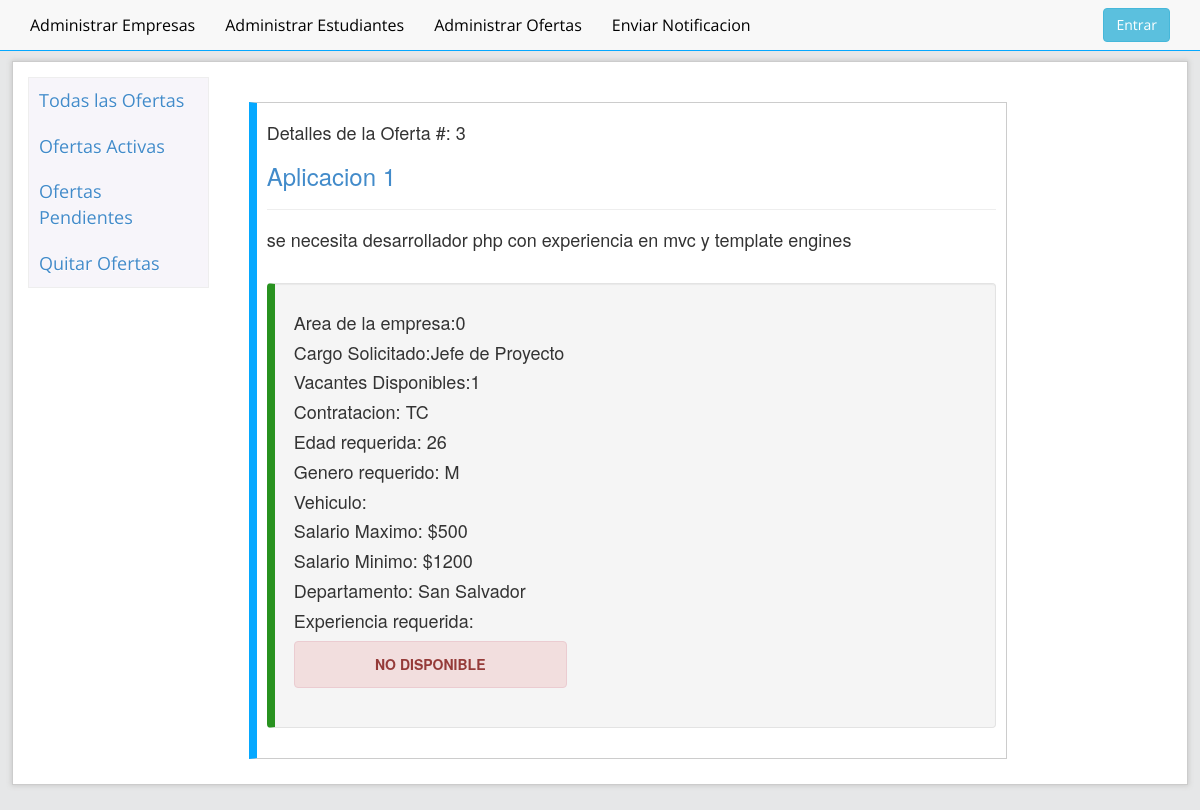
/admin/detallesOferta.php?id=3, run on the app's committed database.
### tables this page shows
CREATE TABLE `ofertas` (
  `cod_oferta` int(20) NOT NULL AUTO_INCREMENT,
  `cod_em` int(20) DEFAULT NULL,
  `titulo_of` varchar(120) DEFAULT NULL,
  `descripcion_of` varchar(250) DEFAULT NULL,
  `area_of` int(11) DEFAULT NULL,
  `cargo_of` varchar(20) DEFAULT NULL,
  `vacantes_of` int(11) DEFAULT NULL,
  `contratacion_of` varchar(20) DEFAULT NULL,
  `anoexp_ofetas` int(11) DEFAULT NULL,
  `edad` int(10) DEFAULT NULL,
  `genero_of` varchar(20) DEFAULT NULL,
  `vehiculo_ofetas` varchar(20) DEFAULT NULL,
  `salariomax_of` decimal(30,0) DEFAULT NULL,
  `salariomin_of` decimal(30,0) DEFAULT NULL,
  `departamento_of` varchar(20) DEFAULT NULL,
  `experiencia` varchar(20) DEFAULT NULL,
  `tituloen_of` varchar(20) DEFAULT NULL,
  `nivel_of` varchar(20) DEFAULT NULL,
  `disponible_of` int(1) DEFAULT '0',
  `aprovacion_of` int(1) DEFAULT '0',
  `fecha_of` datetime DEFAULT NULL,
  `fechaFin_of` datetime DEFAULT NULL,
  PRIMARY KEY (`cod_oferta`) USING BTREE,
  UNIQUE KEY `cod_oferta_UNIQUE` (`cod_oferta`)
);

### admin/detallesOferta.php (the view, shortened to what this page needs)
<!DOCTYPE html>
 <html class="no-js">
    <head>
        <link rel="stylesheet" href="../assets/css/bootstrap.css">
        <link rel="stylesheet" href="../assets/css/normalize.css">
        <link rel="stylesheet" href="../assets/css/contenido.css">
    </head>
    <body>
        <div id="header" class="navbar navbar-default navbar-static-top">
            <?php
            include_once 'menu-admin.php';
            ?>
        </div>
        <div id="contenedor" class="container">
            <div class="row">
                <div class="col-md-2">
                    <div class="lista-enlaces">
                        <ul id="myTab">
                            <li class="active"><a href="ofertas.php">Todas las Ofertas</a></li>
                            <li class=""><a href="ofertas.php?id=activas">Ofertas Activas</a></li>
                            <li class=""><a href="ofertas.php?id=pendientes">Ofertas Pendientes</a></li>
                            <li class=""><a href="#Quitar">Quitar Ofertas</a></li>
                        </ul>
                    </div>
                </div>
                <div class="col-md-10">
                    <div class="tab-content">
                        <div class="tab-pane active" id="plazas">
                            <?php
                            if (isset($_GET["id"])) {
                                $controlador = $_GET['id'];
                                $result = mysql_query("SELECT * FROM `ofertas` where cod_oferta=$controlador") or trigger_error(mysql_error());
                                while ($row = mysql_fetch_array($result)) {
                                    foreach ($row AS $key => $value) {
                                        $row[$key] = stripslashes($value);
                                    }
                                    ?>
                                    <div class="oferta-contenedor">
                                        <h4>Detalles de la Oferta #: <?php echo nl2br($row['cod_oferta']) ?></h4>
                                        <h3><a><?php echo nl2br($row['titulo_of']) ?></a></h3>
                                        <hr>
                                        <h4><?php echo nl2br($row['descripcion_of']) ?></h4><br>
                                        <div class="well">
                                            <h4>Area de la empresa:<?php echo nl2br($row['area_of']) ?></h4>
                                            <h4>Cargo Solicitado:<?php echo nl2br($row['cargo_of']) ?></h4>
                                            <h4>Vacantes Disponibles:<?php echo nl2br($row['vacantes_of']) ?></h4>
                                            <h4>Contratacion: <?php echo nl2br($row['contratacion_of']) ?></h4>
                                            <h4>Edad requerida: <?php echo nl2br($row['edad']) ?></h4>
                                            <h4>Genero requerido: <?php echo nl2br($row['genero_of']) ?></h4>
                                            <h4>Vehiculo: <?php echo nl2br($row['vehiculo_ofetas']) ?></h4>
                                            <h4>Salario Maximo: $<?php echo nl2br($row['salariomax_of']) ?></h4>
                                            <h4>Salario Minimo: $<?php echo nl2br($row['salariomin_of']) ?></h4>
                                            <h4>Departamento: <?php echo nl2br($row['departamento_of']) ?></h4>
                                            <h4>Experiencia requerida: <?php echo nl2br($row['experiencia_of']) ?></h4>
                                            <form action="">
                                                <?PHP
                                                if ($row['disponible_of'] == 1) {
                                                    echo " <h5 class='disponible'><div class='alert alert-success'><a class='alert-link'>DISPONIBLE</a></div></h5>";
                                                    echo "<input type='submit' class='btn btn-block btn-success' name='Aplicar' value='Aplicar a esta Oferta'>";
                                                } else {
                                                    echo " <h5 class='disponible'><div class='alert alert-danger'><a class='alert-link'> NO DISPONIBLE</a></div></h5>";
                                                }
                                                ?>
                                            </form>
                                        </div>
                                    </div>
                                    <?php
                                }
                            }
                            ?>
                        </div>
                    </div>
                </div>
            </div>
        </div>
</body>
</html>

### assets/css/contenido.css (style rules this page uses)
.container { margin-top: 10px; max-width: 90%; }
.lista-enlaces { margin-top: 10px; margin-bottom: 30px; text-shadow: 0 1px 0 #fff; background-color: #f7f5fa; border:solid 1px #eee; }
.lista-enlaces ul { margin:0px; padding-left: 0px; display: block; list-style: none; }
.lista-enlaces a { font-size: 18px; display:block; padding: 10px; }
.col-md-2 { padding-right: 0px; }
.tab-content { padding-top: 10px; }

### admin/detallesOferta.php (style rules this page uses)
.container { margin-top: 10px; width: 98%; max-width: 100%; }
.oferta-contenedor { border:solid 1px #CCC; border-left: solid 8px #05a8ff; display: block; margin: 25px; padding: 10px; overflow: hidden; width: 80%; }
.well { border-left: solid 8px #28921f; }
.disponible { text-align: center; width: 40%; }

### data on the page
ofertas: cod_oferta "3", titulo_of "Aplicacion 1", descripcion_of "se necesita desarrollador php con experiencia en mvc y template engines", area_of "0", cargo_of "Jefe de Proyecto", vacantes_of "1", contratacion_of "TC", edad "26", genero_of "M", salariomax_of "500", salariomin_of "1200", departamento_of "San Salvador", disponible_of "NO DISPONIBLE"
